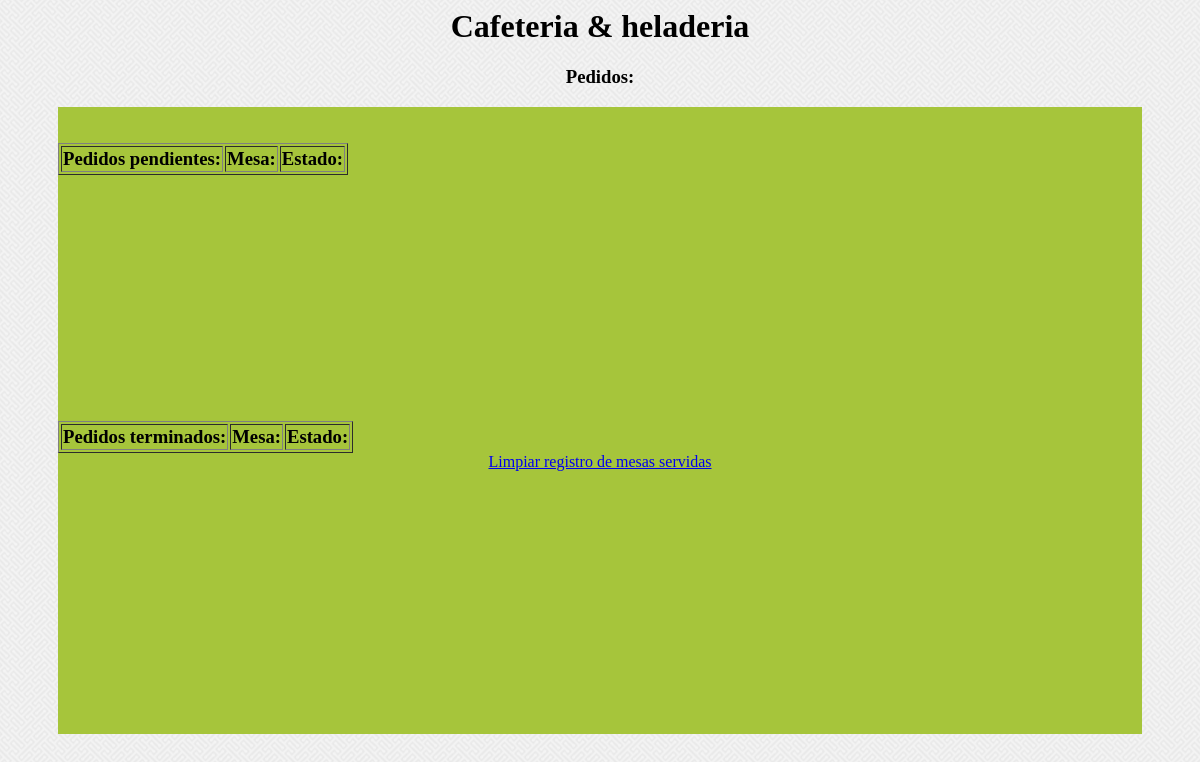
The app's page /, older data.
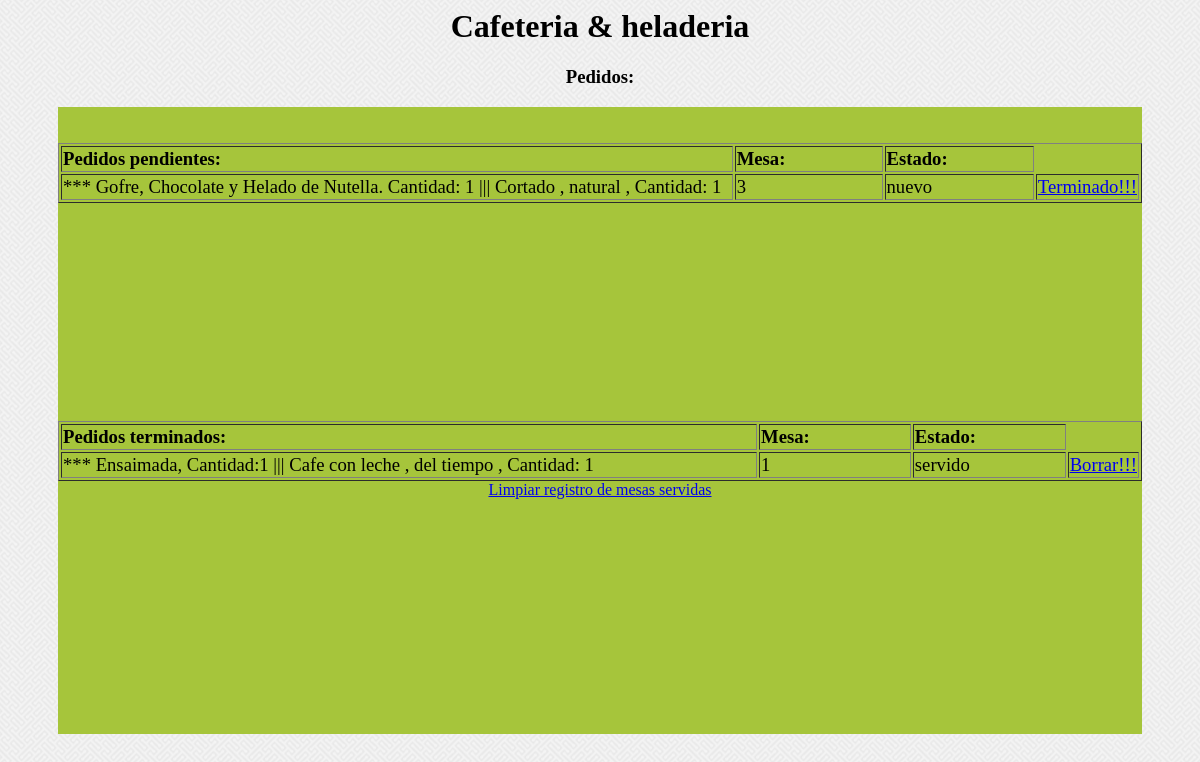
The same page, newer data.
### tables this page shows
CREATE TABLE IF NOT EXISTS `pedidos` (
  `pedido` varchar(10000) NOT NULL,
  `estado` varchar(10) NOT NULL,
  `id_mesa` int(3) NOT NULL,
  `id_pedido` int(6) NOT NULL AUTO_INCREMENT,
  PRIMARY KEY (`id_pedido`)
);

### index.php (the view, shortened to what this page needs)
<html>
<?php
  $query1 = "SELECT * FROM pedidos WHERE estado='nuevo'; ";
  $query2 = "SELECT * FROM pedidos WHERE estado='servido'; ";
  $mesasNuevas = mysql_query($query1);
  $mesasServidas = mysql_query($query2);
  ?>
<head>
<title>Cafeteria & heladeria, Panel de control</title></head>
<body background="fondo8.png">
<center><h1>Cafeteria & heladeria</h1></center>
    <div style=" padding: 0px 50px 50px 50px;">
            <center><h3>Pedidos:</h3></center>
					<div style=" height:80%; width:100%; background-color:#a6c53b;">
						<div style="overflow-y: scroll; height:50%;">
							<table border="1" style="font-size: 14pt;">
							<br></br>
								<tr>
									<td><b>Pedidos pendientes:</b></td><td><b>Mesa:</b></td><td><b>Estado:</b></td>
								</tr>
									<?php
										while($row = mysql_fetch_array($mesasNuevas)){
											echo "<tr><td id='td1'>".$row['pedido']."</td><td id='td2'>".$row['id_mesa']."</td><td id='td2'>".$row['estado'].
											"</td><td id='td2'><a href='sirve_pedidos.php?id_pedido=".$row['id_pedido']."&var1=terminado'>Terminado!!!</a></td></tr>";
										}
									?>
							</table>
						</div>
						<div style="overflow-y: scroll; height:50%;">
						<table border="1" style="font-size: 14pt;">
							<tr>
								<td><b>Pedidos terminados:</b></td><td><b>Mesa:</b></td><td><b>Estado:</b></td>
							</tr>
								<?php
									while($row = mysql_fetch_array($mesasServidas)){
										echo "<tr><td id='td1'>".$row['pedido']."</td><td id='td2'>".$row['id_mesa']."</td><td id='td2'>".$row['estado'].
										"</td><td id='td2'><a href='sirve_pedidos.php?id_pedido=".$row['id_pedido']."&var2=borrado'>Borrar!!!</a></td></tr>";
									}
								?>
						</table>
						<center><a href='sirve_pedidos.php?var3=historico'>Limpiar registro de mesas servidas</a></center>
						</div>
					</div>
    </div>
</body>
</html>

Row changes from the older to the newer data that the page shows:
added pedidos: pedido "*** Gofre, Chocolate y Helado de Nutella. Cantidad: 1 ||| Cortado , natural , Cantidad: 1", id_mesa "3", estado "nuevo", shown under "Pedidos:"
added pedidos: pedido "*** Ensaimada, Cantidad:1 ||| Cafe con leche , del tiempo , Cantidad: 1", id_mesa "1", estado "servido"
